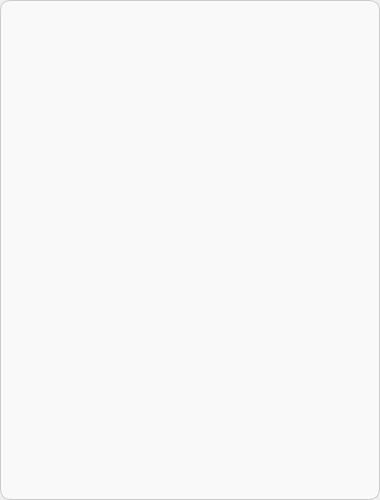
<?xml version="1.0" encoding="UTF-8"?>
<ui version="4.0">
 <class>bubblePlayList</class>
 <widget class="QWidget" name="bubblePlayList">
  <property name="geometry">
   <rect>
    <x>0</x>
    <y>0</y>
    <width>380</width>
    <height>500</height>
   </rect>
  </property>
  <property name="windowTitle">
   <string>Form</string>
  </property>
  <widget class="QListWidget" name="listWidget">
   <property name="geometry">
    <rect>
     <x>0</x>
     <y>0</y>
     <width>380</width>
     <height>500</height>
    </rect>
   </property>
   <property name="styleSheet">
    <string notr="true">/* 设置 QListWidget 的整体外观，圆角和背景颜色 */
QListWidget {
    border: 1px solid #ccc;
    border-radius: 10px; /* 圆角 */
    background-color: #f9f9f9; /* 背景色 */
    padding: 5px;
	outline:0px;
}

/* 设置 QListWidget 中每个选项的默认外观 */
QListWidget::item {
    border: 1px solid transparent;
    border-radius: 5px; /* 圆角 */
    background-color: #ffffff; /* 默认选项背景色 */
    padding: 8px;
    margin: 3px; /* 每个选项的间距 */
    color: #333; /* 字体颜色 */
    font-size: 14px;
}

/* 鼠标悬停时的效果 */
QListWidget::item:hover {
    background-color: #ffe6e8; /* 悬停背景色 */
    /*border: 1px solid #91d5ff; /* 悬停时的边框颜色 */
}

/* 选中状态的效果 */
QListWidget::item:selected {
    background-color: #FC3D49; /* 选中背景色 */
    /*border: 1px solid #69c0ff; /* 选中边框颜色 */
    color: #ffffff; /* 选中文字颜色 */
}


/* 自定义滑动条的样式 */
QScrollBar:vertical {
    border: none; /* 移除边框 */
    background: #f0f0f0; /* 滑动条背景色 */
    width: 8px; /* 设置滑动条宽度 */
    margin: 0px 0px 0px 0px; /* 滑动条上下的边距 */
    border-radius: 4px; /* 圆角效果 */
}

QScrollBar::handle:vertical {
    background: #bfbfbf; /* 滑块颜色 */
    border-radius: 4px; /* 圆角效果 */
    min-height: 20px; /* 滑块的最小高度 */
}

QScrollBar::handle:vertical:hover {
    background: #a6a6a6; /* 悬停时滑块的颜色 */
}

QScrollBar::add-line:vertical, QScrollBar::sub-line:vertical {
    background: none; /* 隐藏滑动条上下的按钮 */
    height: 0px; /* 移除按钮高度 */
    width: 0px;
}

/* 防止滑块超出范围 */
QScrollBar::add-page:vertical, QScrollBar::sub-page:vertical {
    background: none;
}</string>
   </property>
  </widget>
 </widget>
 <resources/>
 <connections/>
</ui>
